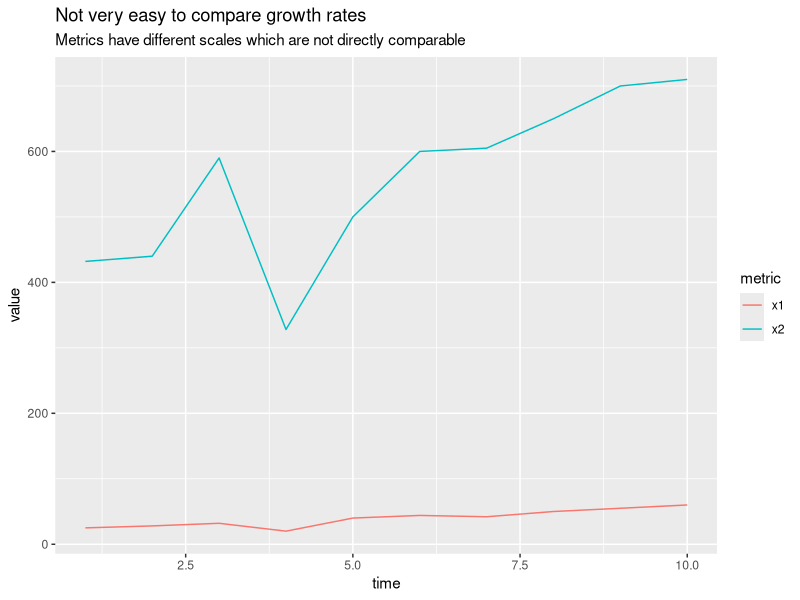
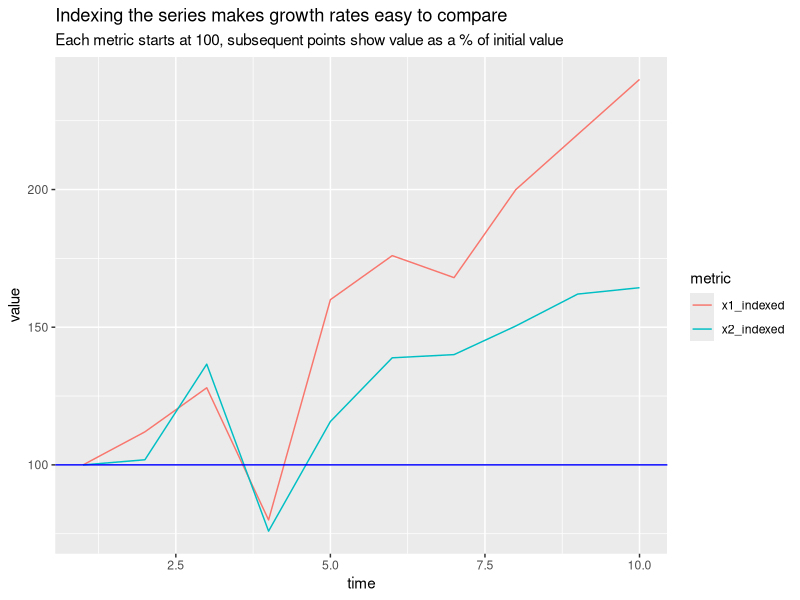

Write the R code that produced these figures, in order.

#' ---
#' title: "Indexing a set of time series to compare % changes from baseline"
#' author: "Nayef Ahmad"
#' date: "2019-07-16"
#' output: 
#'   html_document: 
#'     keep_md: yes
#'     code_folding: show
#'     toc: true
#'     toc_float: true
#' ---

#' 
#' ### References: 
#' 1. *Don't use dual-scaled y-axes* : https://www.perceptualedge.com/articles/visual_business_intelligence/dual-scaled_axes.pdf 
#' 2. *Simple guide to indexing* : https://www.dallasfed.org/research/basics/indexing.aspx 

#+ include = FALSE 
library(tidyverse)
library(kableExtra)

#' ### Original data 

#+ analysis 
df1.data <- 
    tibble::tribble(
        ~time, ~x1, ~x2,
            1,  25, 432,
            2,  28, 440,
            3,  32, 590,
            4,  20, 328,
            5,  40, 500,
            6,  44, 600,
            7,  42, 605,
            8,  50, 650,
            9,  55, 700,
           10,  60, 710
        )


df1.data %>% 
    kable() %>% 
    kable_styling(bootstrap_options = c("striped", 
                                        "responsive"), 
                  full_width = F, 
                  position = "left")

#' ### Plot without indexing 

df1.data %>% 
    gather(key = metric, 
           value = value, 
           -time) %>% 
    ggplot(aes(x = time, 
               y = value, 
               group = metric, 
               col = metric)) + 
    geom_line() + 
    labs(title = "Not very easy to compare growth rates", 
         subtitle = "Metrics have different scales which are not directly comparable")


#' ### Define function to index a column 

# function for indexing: 
index_function <- function(x){
    # input: x, a vector
    # output: x_indexed, a vector 
    
    initial <- x[1]
    
    x_indexed <- map_dbl(x, function(x){x/initial * 100})
    
    return(x_indexed)
    
}


# test the function: 
# x <- c(12, 24, 120, 1200)
# index_function(x)


#' ### Index the columns `X1` and `X2`

# now index the 2 series: 
df2.indexed <- 
    df1.data %>% 
    mutate(x1_indexed = index_function(x1), 
           x2_indexed = index_function(x2))


df2.indexed %>% 
    kable() %>% 
    kable_styling(bootstrap_options = c("striped", 
                                        "responsive"), 
                  full_width = F, 
                  position = "left")

#' ### Plot after indexing 

df2.indexed %>% 
    select(time, 
           x1_indexed, 
           x2_indexed) %>% 
    gather(key = metric, 
           value = value, 
           -time) %>% 
    ggplot(aes(x = time, 
               y = value, 
               group = metric, 
               col = metric)) + 
    geom_line() + 
    geom_hline(yintercept = 100, 
               col = "blue") + 
    labs(title = "Indexing the series makes growth rates easy to compare", 
         subtitle = "Each metric starts at 100, subsequent points show value as a % of initial value") 
    
